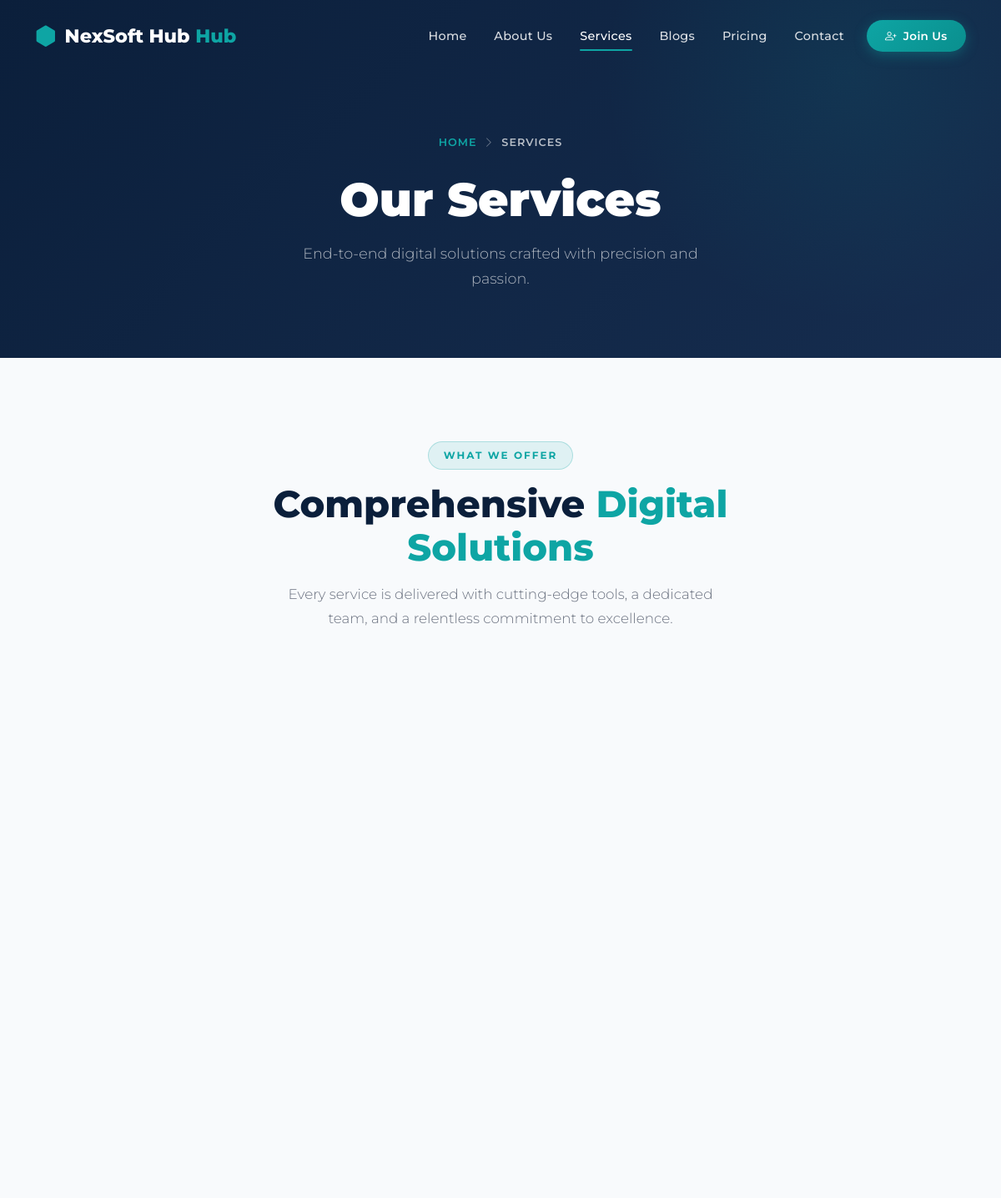
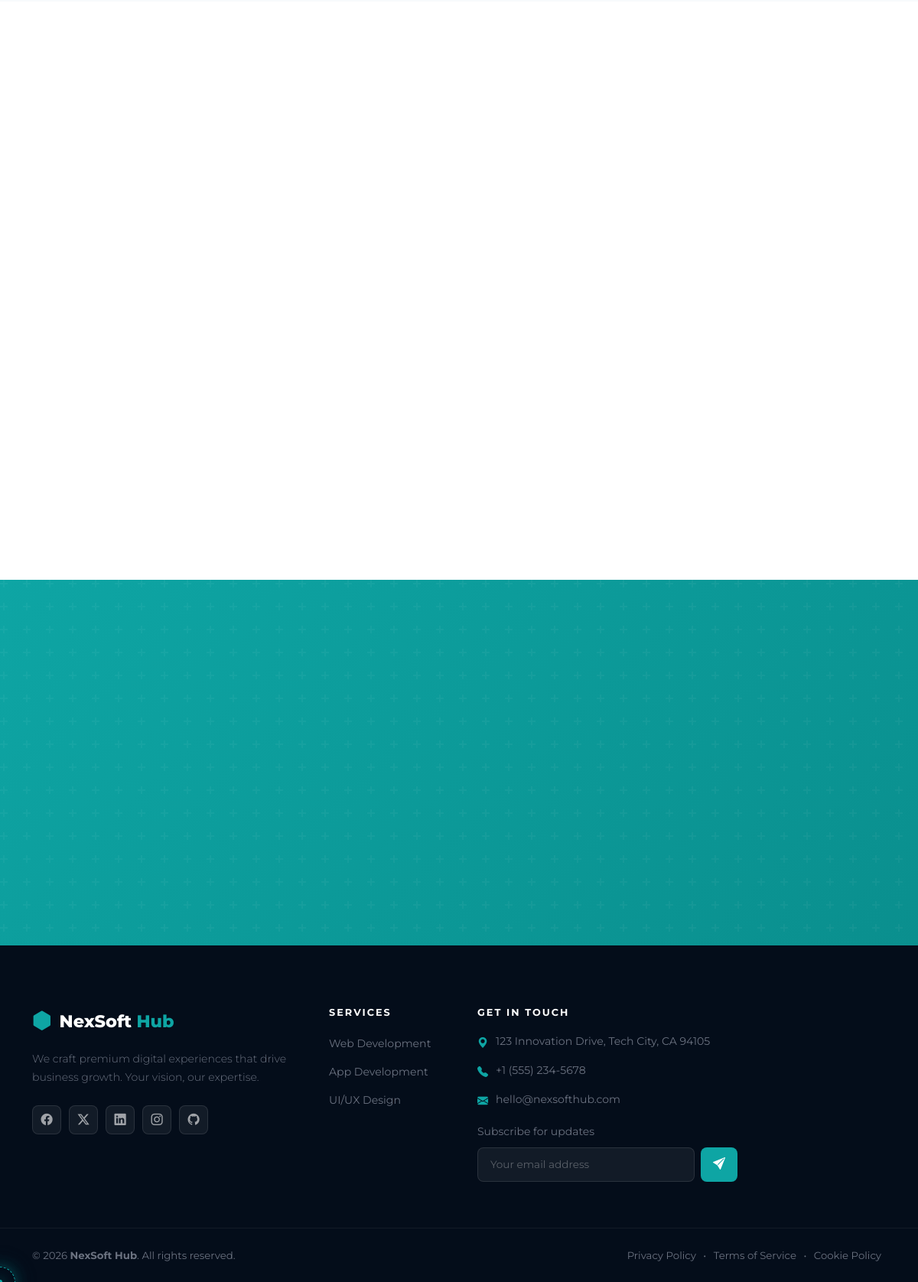
The page /?route=services on the database its author committed (2 pictures, top to bottom).
### tables this page shows
CREATE TABLE IF NOT EXISTS `services` (
  `id` int(11) NOT NULL AUTO_INCREMENT,
  `title` varchar(255) NOT NULL,
  `description` text NOT NULL,
  `features` text DEFAULT NULL,
  `tags` varchar(255) DEFAULT NULL,
  `icon` varchar(100) DEFAULT 'bi-gear',
  `order_no` int(11) DEFAULT 0,
  `created_at` timestamp NOT NULL DEFAULT CURRENT_TIMESTAMP,
  PRIMARY KEY (`id`)
);

### controllers/ServicesController.php (called while the page is built, shortened)
<?php
require_once __DIR__ . '/../config/database.php';
class ServicesController {
    public function index(): void {
        require_once __DIR__ . '/../components/header.php';
        require_once __DIR__ . '/../views/services.php';
        require_once __DIR__ . '/../components/footer.php';
    }
}

### config/database.php (called while the page is built, shortened)
<?php
function getDB(): PDO {
    static $pdo = null;
    if ($pdo === null) {
        $dsn = "mysql:host=" . DB_HOST . ";dbname=" . DB_NAME . ";charset=" . DB_CHARSET;
        $options = [
            PDO::ATTR_ERRMODE            => PDO::ERRMODE_EXCEPTION,
            PDO::ATTR_DEFAULT_FETCH_MODE => PDO::FETCH_ASSOC,
            PDO::ATTR_EMULATE_PREPARES   => false,
        ];
        try {
            $pdo = new PDO($dsn, DB_USER, DB_PASS, $options);
        } catch (PDOException $e) {
            die('<div style="font-family:sans-serif;background:#0B1F3B;color:#fff;padding:40px;text-align:center;">
                <h2>Database Connection Error</h2>
                <p>Please ensure MySQL is running and the database <strong>nexsoft_hub</strong> exists.</p>
                <p style="color:#0EA5A4;font-size:12px;">' . htmlspecialchars($e->getMessage()) . '</p>
                <p>Import <strong>/database/nexsoft_hub.sql</strong> in phpMyAdmin to get started.</p>
            </div>');
        }
    }
    return $pdo;
}
function baseUrl(string $path = ''): string {
    $base = '/NexSoft';
    return $base . ($path ? '/' . ltrim($path, '/') : '');
}
function h($string) {
    return htmlspecialchars($string ?? '');
}
function getSetting(string $key, string $default = ''): string {
    static $settings = null;
    if ($settings === null) {
        $db = getDB();
        $stmt = $db->query("SELECT setting_key, setting_value FROM site_settings");
        $settings = $stmt->fetchAll(PDO::FETCH_KEY_PAIR);
    }
    return $settings[$key] ?? $default;
}
if (getSetting('maintenance_mode', '0') === '1') {
    if (!isset($_SESSION['admin_id'])) {
        die('
        <div style="font-family:sans-serif;height:100vh;display:flex;flex-direction:column;justify-content:center;align-items:center;background:#0B1F3B;color:#fff;text-align:center;padding:20px;">
            <h1 style="font-size:3rem;margin-bottom:1rem;color:#0EA5A4;">Under Maintenance</h1>
            <p style="font-size:1.2rem;max-width:600px;opacity:0.8;">We are currently performing some scheduled updates to improve your experience. We\'ll be back online shortly!</p>
            <div style="margin-top:2rem;width:50px;height:5px;background:#0EA5A4;"></div>
        </div>');
    }
}

### views/services.php (the view, shortened to what this page needs)
<section class="page-header">
    <div class="container">
        <div class="page-breadcrumb reveal">
            <a href="<?php echo baseUrl(); ?>">Home</a>
            <span><i class="bi bi-chevron-right"></i></span>
            <span class="active">Services</span>
        </div>
        <h1 class="page-header-title reveal">Our Services</h1>
        <p class="page-header-subtitle reveal">End-to-end digital solutions crafted with precision and passion.</p>
    </div>
</section>
<section class="services-page-section">
    <div class="container">
        <div class="row justify-content-center text-center mb-5">
            <div class="col-lg-7 reveal">
                <span class="section-tag">What We Offer</span>
                <h2 class="section-title">Comprehensive <span>Digital Solutions</span></h2>
                <p class="section-subtitle mx-auto">Every service is delivered with cutting-edge tools, a dedicated team, and a relentless commitment to excellence.</p>
            </div>
        </div>
        <div class="row g-4">
        </div>
    </div>
</section>
<section style="padding: 100px 0; background: var(--bg);">
    <div class="container">
        <div class="row justify-content-center text-center mb-5">
        </div>
        <div class="row g-4">
        </div>
    </div>
</section>
<section class="cta-section">
    <div class="container position-relative">
        <div class="row justify-content-center">
        </div>
    </div>
</section>

### components/footer.php (shortened to what this page needs)
<footer class="nexsoft-footer">
    <div class="footer-top">
        <div class="container">
            <div class="row g-5">
                <div class="col-lg-4">
                    <div class="footer-brand">
                        <a href="<?php echo baseUrl(); ?>" class="footer-logo">
                            <span class="brand-icon"><i class="bi bi-hexagon-fill"></i></span>
                            <span class="brand-text">NexSoft <span class="brand-accent">Hub</span></span>
                        </a>
                        <p class="footer-tagline">We craft premium digital experiences that drive business growth. Your vision, our expertise.</p>
                        <div class="social-links">
                            <?php if ($fb = getSetting('facebook_link')): ?>
                            <a href="<?php echo htmlspecialchars($fb); ?>" class="social-link" aria-label="Facebook"><i class="bi bi-facebook"></i></a>
                            <?php endif; ?>
                            <?php if ($tw = getSetting('twitter_link')): ?>
                            <a href="<?php echo htmlspecialchars($tw); ?>" class="social-link" aria-label="Twitter"><i class="bi bi-twitter-x"></i></a>
                            <?php endif; ?>
                            <?php if ($li = getSetting('linkedin_link')): ?>
                            <a href="<?php echo htmlspecialchars($li); ?>" class="social-link" aria-label="LinkedIn"><i class="bi bi-linkedin"></i></a>
                            <?php endif; ?>
                            <?php if ($ig = getSetting('instagram_link')): ?>
                            <a href="<?php echo htmlspecialchars($ig); ?>" class="social-link" aria-label="Instagram"><i class="bi bi-instagram"></i></a>
                            <?php endif; ?>
                            <?php if ($gh = getSetting('github_link')): ?>
                            <a href="<?php echo htmlspecialchars($gh); ?>" class="social-link" aria-label="GitHub"><i class="bi bi-github"></i></a>
                            <?php endif; ?>
                        </div>
                    </div>
                </div>
                <div class="col-6 col-lg-2">
                    <h5 class="footer-heading">Services</h5>
                    <ul class="footer-links">
                        <?php
                        $footerServices = getDB()->query("SELECT title FROM services ORDER BY order_no ASC LIMIT 6")->fetchAll();
                        if ($footerServices):
                            foreach($footerServices as $s): ?>
                                <li><a href="<?php echo baseUrl('?route=services'); ?>"><?php echo h($s['title']); ?></a></li>
                            <?php endforeach;
                        else: ?>
                            <li><a href="<?php echo baseUrl('?route=services'); ?>">Web Development</a></li>
                            <li><a href="<?php echo baseUrl('?route=services'); ?>">App Development</a></li>
                        <?php endif; ?>
                    </ul>
                </div>
                <div class="col-lg-4">
                    <h5 class="footer-heading">Get In Touch</h5>
                    <ul class="footer-contact">
                        <li>
                            <i class="bi bi-geo-alt-fill"></i>
                            <span><?php echo getSetting('site_address', '123 Innovation Drive, Tech City, CA 94105'); ?></span>
                        </li>
                        <li>
                            <i class="bi bi-telephone-fill"></i>
                            <span><?php echo getSetting('site_phone', '+1 (555) 234-5678'); ?></span>
                        </li>
                        <li>
                            <i class="bi bi-envelope-fill"></i>
                            <span><?php echo getSetting('site_email', 'hello@nexsofthub.com'); ?></span>
                        </li>
                    </ul>
                    <div class="footer-newsletter mt-3">
                        <p class="small mb-2" style="color: var(--text-muted);">Subscribe for updates</p>
                        <div class="newsletter-form">
                            <input type="email" class="form-control newsletter-input" placeholder="Your email address">
                            <button class="btn newsletter-btn"><i class="bi bi-send-fill"></i></button>
                        </div>
                    </div>
                </div>
            </div>
        </div>
    </div>
    <div class="footer-bottom">
        <div class="container">
            <div class="d-flex flex-column flex-md-row justify-content-between align-items-center gap-2">
                <p class="mb-0">&copy; <?php echo date('Y'); ?> <strong>NexSoft Hub</strong>. All rights reserved.</p>
                <p class="mb-0 footer-bottom-links">
                    <a href="#">Privacy Policy</a> &bull;
                    <a href="#">Terms of Service</a> &bull;
                    <a href="#">Cookie Policy</a>
                </p>
            </div>
        </div>
    </div>
</footer>
</body>
</html>

### rows shown on the page
services: title "Web Development"
services: title "App Development"
services: title "UI/UX Design"

### other values the page prints
getSetting('site_name', 'NexSoft') "NexSoft Hub"
getSetting('site_phone', '+1 (555) 234-5678') "+1 (555) 234-5678"
getSetting('site_email', 'hello@nexsofthub.com') "hello@nexsofthub.com"
